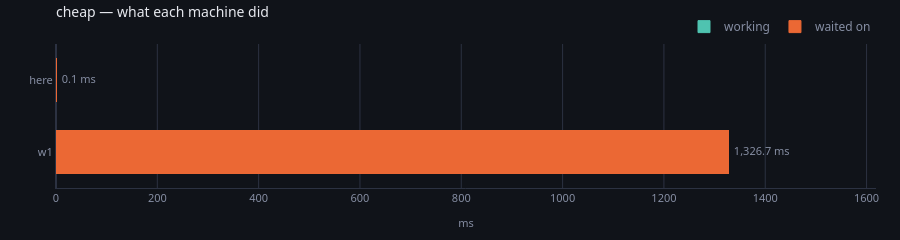

Source (notebook cell):
### Markdown cell above
## The column that only exists up here

`waiting_us` is the round trip **minus** what actually ran over there: the wire,
the queue and the codec. Neither half of that subtraction belongs to a node,
which is why no per-node view can produce it and why this one is worth drawing.

It is the answer to *was sending it worth it*, and the answer is usually obvious
the moment it is a picture.

### Code cell
machines(store, run="cheap")

### Figure 1 — Plotly figure (JSON) as saved in the notebook; plotly's stock layout.template omitted (floating-point values rounded to 4 significant figures)
{"data": [{"customdata": [[4, 4, "b", "20% busy of 20 · 47% memory · up 0s"], [0, 4, "a", "said nothing about itself"]], "hovertemplate": "<b>%{y}</b> — working<br>%{x:.1f} ms<br>%{customdata[0]} slices, %{customdata[1]} runs<br>%{customdata[2]}<br>%{customdata[3]}<extra></extra>", "marker": {"color": "#4fc3b0", "line": {"color": "#4fc3b0", "width": 1.0}}, "name": "working", "orientation": "h", "type": "bar", "x": [0.066, 0.081], "y": ["w1", "here"]}, {"customdata": [[4, 4, "b", "20% busy of 20 · 47% memory · up 0s"], [0, 4, "a", "said nothing about itself"]], "hovertemplate": "<b>%{y}</b> — waited on<br>%{x:.1f} ms<br>%{customdata[0]} slices, %{customdata[1]} runs<br>%{customdata[2]}<br>%{customdata[3]}<extra></extra>", "marker": {"color": "#eb6834", "line": {"color": "#eb6834", "width": 1.0}}, "name": "waited on", "orientation": "h", "type": "bar", "x": [1327.0, 0.0], "y": ["w1", "here"]}, {"cliponaxis": false, "hoverinfo": "skip", "mode": "text", "showlegend": false, "text": ["  1,326.7 ms", "  0.1 ms"], "textfont": {"color": "#868ea3", "size": 11}, "textposition": "middle right", "type": "scatter", "x": [1327.0, 0.081], "y": ["w1", "here"]}], "layout": {"bargap": 0.4, "barmode": "stack", "font": {"color": "#e7e9ef", "family": "system-ui, -apple-system, Segoe UI, Roboto, sans-serif", "size": 12}, "height": 210, "hoverlabel": {"align": "left", "bgcolor": "#1a1e28", "bordercolor": "#2c3242", "font": {"color": "#e7e9ef", "family": "system-ui, -apple-system, Segoe UI, Roboto, sans-serif"}}, "legend": {"bgcolor": "rgba(0,0,0,0)", "font": {"color": "#868ea3"}, "orientation": "h", "traceorder": "normal", "x": 1, "xanchor": "right", "y": 1.02, "yanchor": "bottom"}, "margin": {"b": 44, "l": 56, "r": 24, "t": 44}, "paper_bgcolor": "#101319", "plot_bgcolor": "#101319", "title": {"font": {"size": 14}, "text": "cheap — what each machine did", "x": 0, "xanchor": "left", "xref": "paper", "y": 0.97, "yanchor": "top"}, "xaxis": {"gridcolor": "#2c3242", "linecolor": "#2c3242", "range": [0, 1619.0], "tickfont": {"color": "#868ea3", "size": 11}, "title": {"font": {"color": "#868ea3", "size": 11}, "text": "ms"}, "zerolinecolor": "#2c3242"}, "yaxis": {"automargin": true, "gridcolor": "#2c3242", "linecolor": "#2c3242", "showgrid": false, "tickfont": {"color": "#868ea3", "size": 11}, "title": {"font": {"color": "#868ea3", "size": 11}}, "zerolinecolor": "#2c3242"}}}
